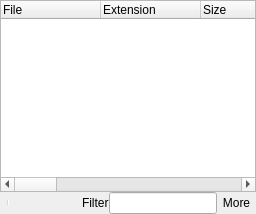
      <widget class="QWidget" name="pageHitMonitor">
       <layout class="QGridLayout" name="gridLayout_60">
        <property name="margin">
         <number>0</number>
        </property>
        <property name="spacing">
         <number>0</number>
        </property>
        <item row="0" column="0">
         <widget class="QTreeWidget" name="treeWidgetHitMonitor">
          <column>
           <property name="text">
            <string notr="true">File</string>
           </property>
          </column>
          <column>
           <property name="text">
            <string>Extension</string>
           </property>
          </column>
          <column>
           <property name="text">
            <string>Size</string>
           </property>
          </column>
          <column>
           <property name="text">
            <string>Rating</string>
           </property>
          </column>
          <column>
           <property name="text">
            <string>Status</string>
           </property>
          </column>
          <column>
           <property name="text">
            <string>Host Count</string>
           </property>
          </column>
          <column>
           <property name="text">
            <string>Speed</string>
           </property>
          </column>
          <column>
           <property name="text">
            <string>Client</string>
           </property>
          </column>
          <column>
           <property name="text">
            <string>Time</string>
           </property>
          </column>
          <column>
           <property name="text">
            <string>Country</string>
           </property>
          </column>
          <column>
           <property name="text">
            <string>Duration</string>
           </property>
          </column>
          <column>
           <property name="text">
            <string>Bitrate</string>
           </property>
          </column>
          <column>
           <property name="text">
            <string>Channels</string>
           </property>
          </column>
          <column>
           <property name="text">
            <string>Language</string>
           </property>
          </column>
         </widget>
        </item>
        <item row="1" column="0">
         <widget class="QFrame" name="toolFrameHitMonitor">
          <property name="styleSheet">
           <string notr="true">QToolButton {
    border: 1px solid transparent;
    background-color: transparent;
}

 QToolButton:pressed {
     background-color: qlineargradient(x1: 0, y1: 0, x2: 0, y2: 1,
                                       stop: 0 #dadbde, stop: 1 #f6f7fa);
 }

QToolButton:checked {
     border: 1px solid rgb(78, 96, 255);
     background-color: qlineargradient(x1: 0, y1: 0, x2: 0, y2: 1,
                                       stop: 0 #dadbde, stop: 1 #f6f7fa);
}

 QToolButton:hover {
     border: 1px solid rgb(78, 96, 255);
     background-color: qlineargradient(x1: 0, y1: 0, x2: 0, y2: 1,
                                       stop: 0 #dadbde, stop: 1 #f6f7fa);
 }
 QToolButton[popupMode=&quot;1&quot;] { /* only for MenuButtonPopup */
     padding-right: 20px; /* make way for the popup button */
 }

/* the subcontrols below are used only in the MenuButtonPopup mode */
 QToolButton::menu-button {
     border: 1px solid transparent;
     /* 16px width + 4px for border = 20px allocated above */
     width: 16px;
 }

QToolButton::menu-button:hover {
    border: 1px solid rgb(78, 96, 255);
	border-left-color: 1px solid transparent;
     /* 16px width + 4px for border = 20px allocated above */
     width: 16px;
 }

 QToolButton::menu-arrow:open {
     top: 1px; left: 1px; /* shift it a bit */
 }</string>
          </property>
          <property name="frameShape">
           <enum>QFrame::NoFrame</enum>
          </property>
          <property name="frameShadow">
           <enum>QFrame::Raised</enum>
          </property>
          <layout class="QGridLayout" name="gridLayout_59">
           <property name="margin">
            <number>0</number>
           </property>
           <property name="spacing">
            <number>0</number>
           </property>
           <item row="0" column="0">
            <widget class="QToolBar" name="toolBarHitMonitor">
             <property name="sizePolicy">
              <sizepolicy hsizetype="Expanding" vsizetype="Fixed">
               <horstretch>0</horstretch>
               <verstretch>0</verstretch>
              </sizepolicy>
             </property>
             <property name="styleSheet">
              <string notr="true">QToolBar {
	border-color: 2px solid transparent;
}</string>
             </property>
             <property name="iconSize">
              <size>
               <width>16</width>
               <height>16</height>
              </size>
             </property>
             <property name="toolButtonStyle">
              <enum>Qt::ToolButtonTextBesideIcon</enum>
             </property>
             <addaction name="actionHitMonitorDownload"/>
             <addaction name="separator"/>
             <addaction name="actionHitMonitorRequery"/>
             <addaction name="actionHitMonitorPauseDisplay"/>
             <addaction name="actionHitMonitorClearBuffer"/>
            </widget>
           </item>
           <item row="0" column="2">
            <widget class="QLabel" name="labelHitMonitorFilter">
             <property name="text">
              <string>Filter</string>
             </property>
            </widget>
           </item>
           <item row="0" column="3">
            <widget class="QLineEdit" name="lineEditHitMonitorFilter">
             <property name="minimumSize">
              <size>
               <width>100</width>
               <height>0</height>
              </size>
             </property>
             <property name="maximumSize">
              <size>
               <width>200</width>
               <height>16777215</height>
              </size>
             </property>
            </widget>
           </item>
           <item row="0" column="4">
            <widget class="QToolButton" name="toolButtonHitMonitorFilter">
             <property name="text">
              <string>More</string>
             </property>
             <property name="icon">
              <iconset resource="Resource.qrc">
               <normaloff>:/Resource/Generic/Filter.png</normaloff>:/Resource/Generic/Filter.png</iconset>
             </property>
             <property name="toolButtonStyle">
              <enum>Qt::ToolButtonTextBesideIcon</enum>
             </property>
            </widget>
           </item>
           <item row="0" column="1">
            <spacer name="horizontalSpacer_6">
             <property name="orientation">
              <enum>Qt::Horizontal</enum>
             </property>
             <property name="sizeHint" stdset="0">
              <size>
               <width>0</width>
               <height>20</height>
              </size>
             </property>
            </spacer>
           </item>
          </layout>
         </widget>
        </item>
       </layout>
      </widget>
